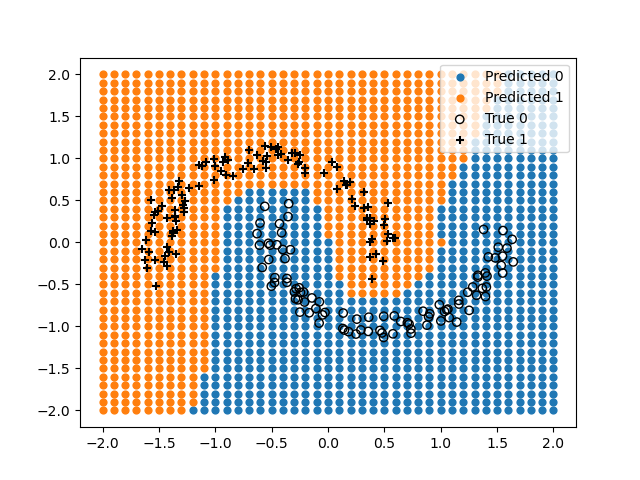

The script that drew this image:
from KNN import K_Nearest_Neighbors
import matplotlib.pyplot as plt
import numpy as np

def scatter_plot(train_X, train_y, test_grid, predicted_labels):

    true_zero = train_X[train_y == 0]
    true_one = train_X[train_y == 1]
    pred_zero = test_grid[predicted_labels == 0]
    pred_one = test_grid[predicted_labels == 1]

    plt.scatter(pred_zero[:, 0], pred_zero[:, 1], s = 24, label='Predicted 0')
    plt.scatter(pred_one[:, 0], pred_one[:, 1], s = 24, label='Predicted 1')
    plt.scatter(true_zero[:, 0], true_zero[:, 1], marker = 'o', facecolors = 'none', edgecolors = 'black', label = 'True 0')
    plt.scatter(true_one[:, 0], true_one[:, 1], c = 'black', marker = '+', label = 'True 1')
    plt.legend()
    plt.show()


def main():
    data = np.loadtxt('hw3Data/D2z.txt', delimiter=' ')
    X = np.array(data[:, 0:2])
    y = np.array(data[:, -1])

    range = np.round(np.arange(-2.0, 2.1, 0.1), 2)
    grid = np.array(np.meshgrid(range, range)).T.reshape(-1, 2)

    knn_model = K_Nearest_Neighbors(1, X, y)
    predicted_labels = knn_model.predictions(grid)
    scatter_plot(X, y, grid, predicted_labels)

if __name__ == '__main__':
    main()
